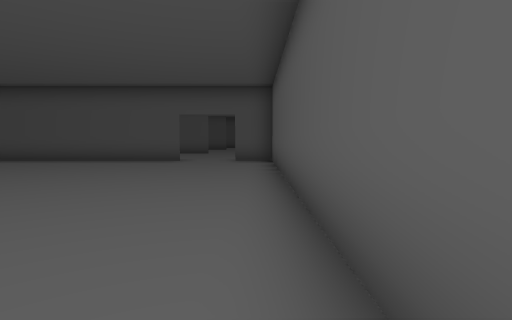
[1] (above)

24 first-person views from a walk through a 3-D level made in the Unity game engine. The camera is 1.5 m above the floor, tilts 4° down and sees 80° across. The floor is counted in squares, 2 m on a side. Each view is taken from the middle of a square. On the plan, view 1 faces up. The plan holds only what a view shows up to about 10 squares ahead; the rest is blank. The place goes on beyond the plan. The player character is not drawn. Door leaves are left out, so doorways stand open.

[2]
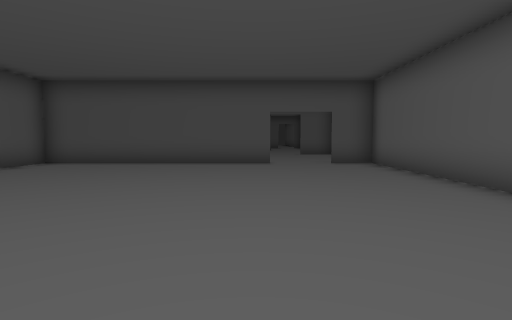

[3]
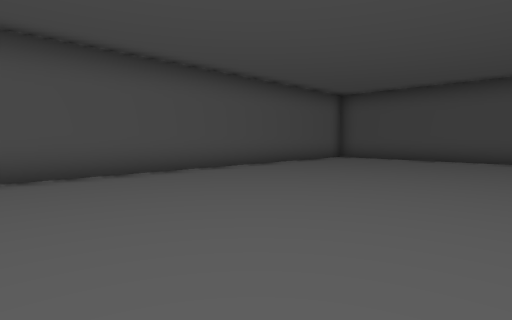

[4]
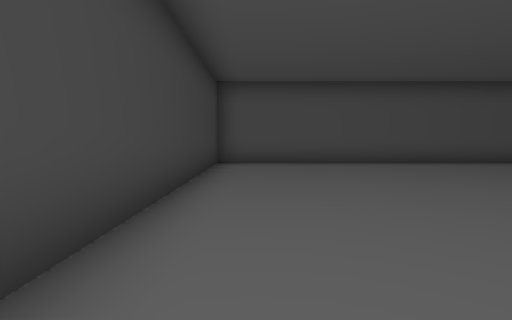

[5]
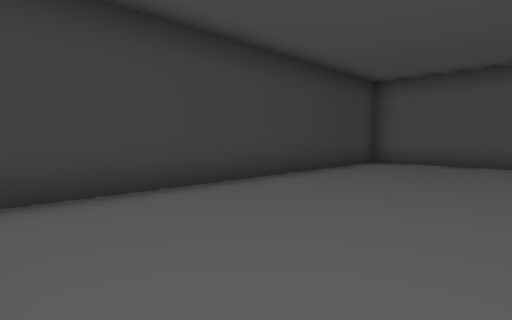

[6]
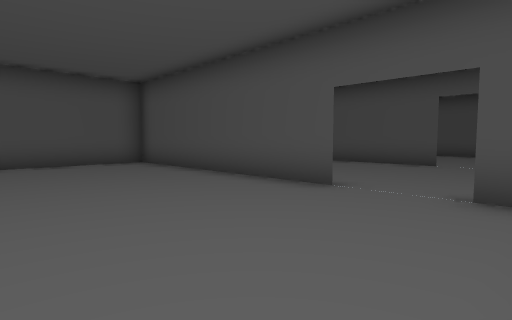

[7]
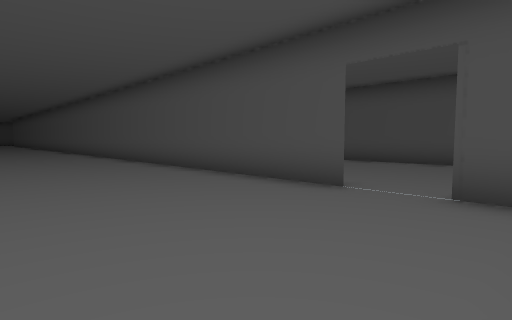

[8]
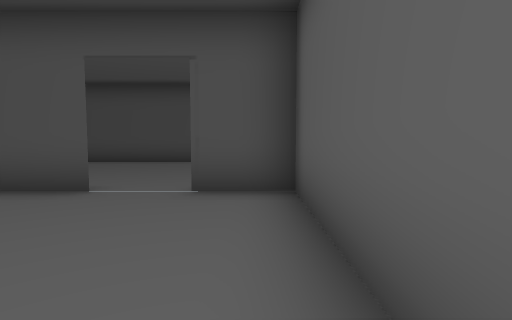

[9]
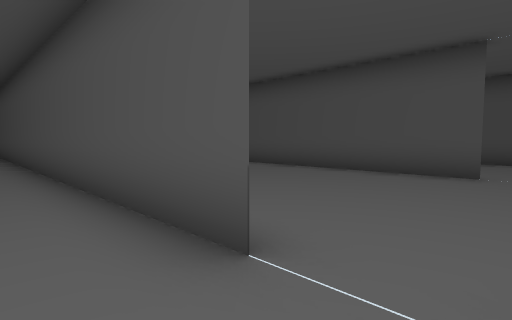

[10]
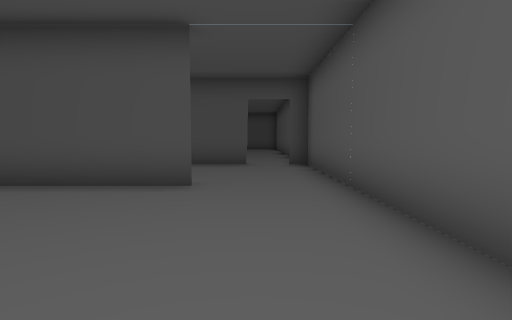

[11]
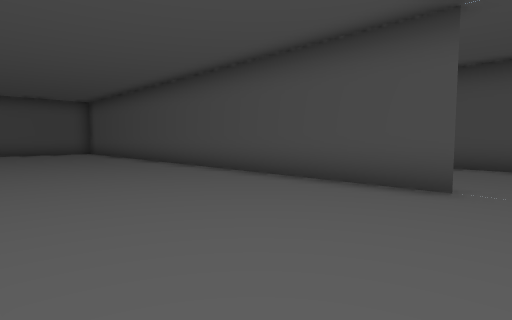

[12]
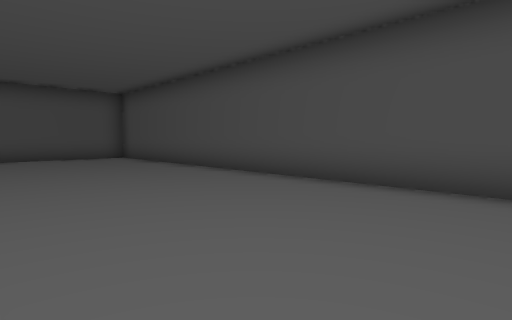

[13]
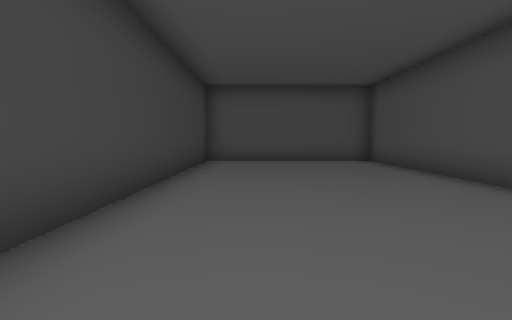

[14]
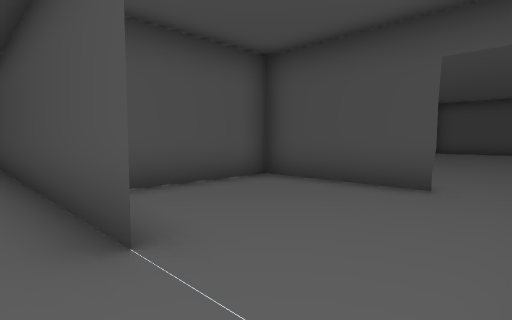

[15]
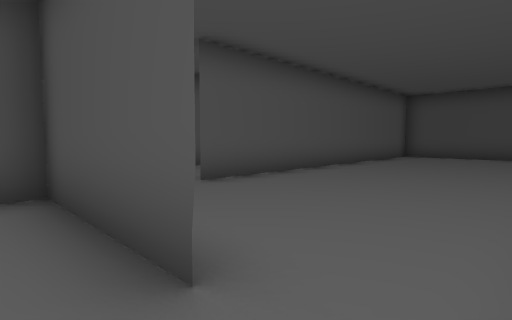

[16]
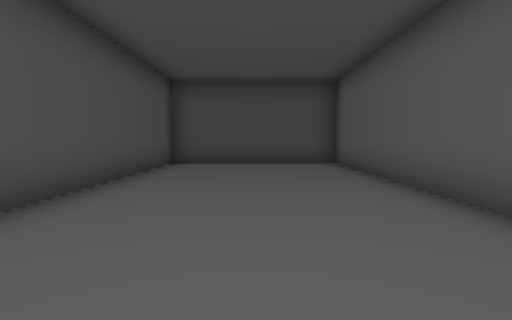

[17]
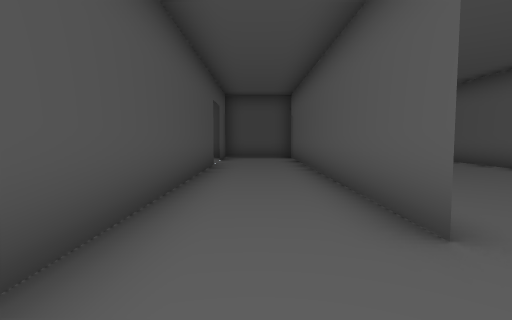

[18]
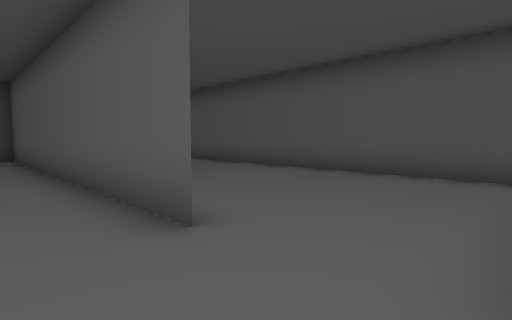

[19]
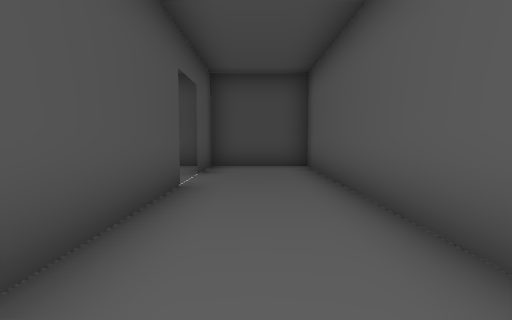

[20]
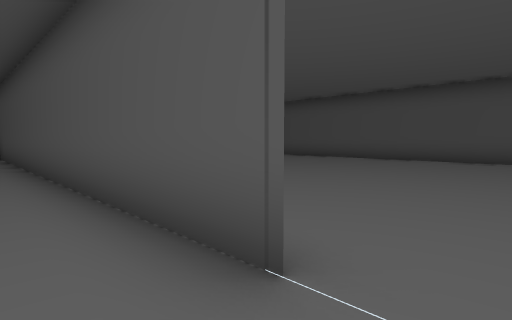

[21]
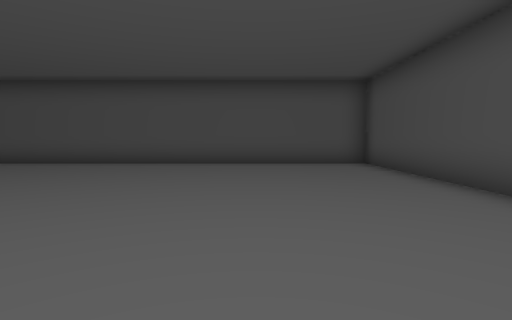

[22]
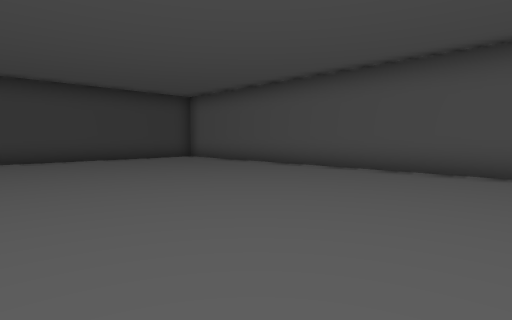

[23]
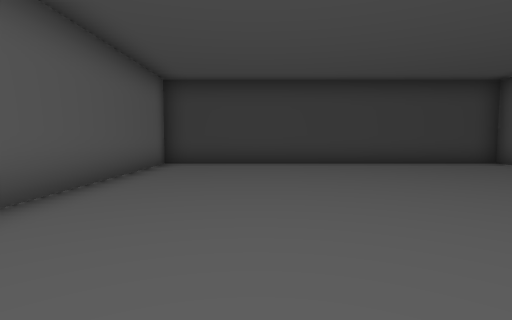

[24]
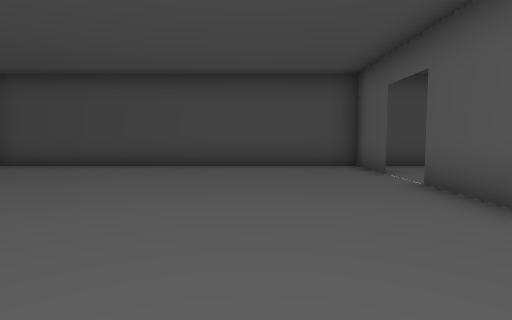

### Floor plan
Points are (right, up) in squares from view 1. A wall is a line through its corners. A room is listed if a view was taken in it or the views show most of it. See-through windows are left out.
Room 1 (views 1, 2, 3, 4, 5, 6)
walls: (0.5, 0.6) (0.5, 10.1); (-2.5, 10.3) (-9.4, 10.3) (-9.4, -2.2) (-0.2, -2.2); (0.6, 10.3) (-0.8, 10.3)
ways out: open door at (-1.5, 10) to room 2
Room 2 (views 7, 8, 9)
walls: (-2.4, 15.3) (-13.9, 15.3); (0.5, 10.1) (0.5, 15.3) (-1, 15.3)
ways out: open door at (-1.5, 10) to room 1; open door at (-1.5, 15) to room 3
Room 3 (views 10, 11, 12, 13, 14, 15)
walls: (-2, 20.8) (-17, 20.8); (0.5, 17.8) (0.5, 24.8) (-0.1, 24.8); (-1.1, 24.8) (-4.6, 24.8) (-4.6, 21.8); (-17.2, 18) (-17.2, 17); (-16.9, 15.3) (-8.9, 15.3)
ways out: open door at (-1.5, 15) to room 2; open door at (-0.5, 25) to room 4
Room 4 (view 16)
walls: (0.5, 25.5) (0.5, 37.3) (-5, 37.3); (-4.6, 37.4) (-4.6, 27.1)
ways out: open door at (-0.5, 25) to room 3; opening at (-5, 26.5) to room 5
Room 5 (views 17, 18, 19, 20)
walls: (-4.6, 27.1) (-4.6, 37.4); (-7.2, 34) (-7.2, 22.1); (-7.2, 37.2) (-7.2, 35.4); (-5, 37.3) (-7, 37.3)
ways out: opening at (-5, 26.5) to room 4; open door at (-7, 34.5) to room 6
Room 6 (views 21, 22, 23, 24)
walls: (-7.2, 32.2) (-7.2, 34); (-7.2, 35.4) (-7.2, 37.4); (-7, 37.3) (-17.2, 37.3) (-17.2, 25); (-17.2, 20.8) (-7.2, 20.8) (-7.2, 26.9)
ways out: open door at (-7, 34.5) to room 5

Positions as (right, up) in squares from view 1, and headings:
1: (0, 0), facing up
2: (-3, 1), facing up
3: (-3, -1), facing up-left
4: (0, -1), facing left
5: (0, 2), facing down-left
6: (0, 6), facing up-left
7: (0, 11), facing up-left
8: (0, 11), facing up
9: (-1, 14), facing up-left
10: (-1, 16), facing up
11: (-1, 16), facing up-left
12: (-5, 16), facing up-left
13: (-7, 17), facing left
14: (0, 20), facing up-left
15: (0, 24), facing up-left
16: (-2, 28), facing up
17: (-6, 25), facing up
18: (-6, 25), facing up-right
19: (-6, 29), facing up
20: (-6, 35), facing down-left
21: (-8, 34), facing left
22: (-10, 32), facing down-left
23: (-10, 30), facing down
24: (-10, 29), facing up
